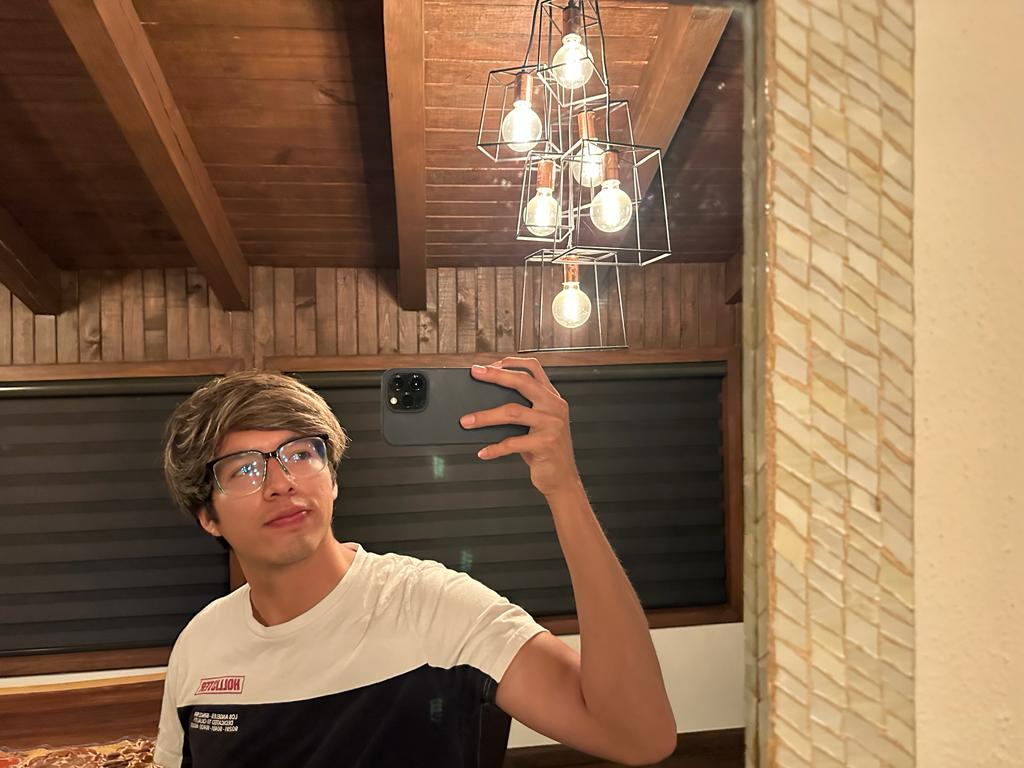
#> input picture suavizados/josh.jpg, 1024 x 768 px
$ python suavizador.py
#> lines starting #> are read from the running program, lines starting #| are printed output that depends on the picture
import cv2

import numpy as np
img = cv2.imread("josh.jpg")
#> img is the input picture: shape (768, 1024, 3); mean B, G, R 80.8, 108.4, 139.7
kernel = np.ones((3,3), np.float32)/9

im1 = cv2.filter2D(img, -1, kernel)
im2 = cv2.blur(img,(11,11))
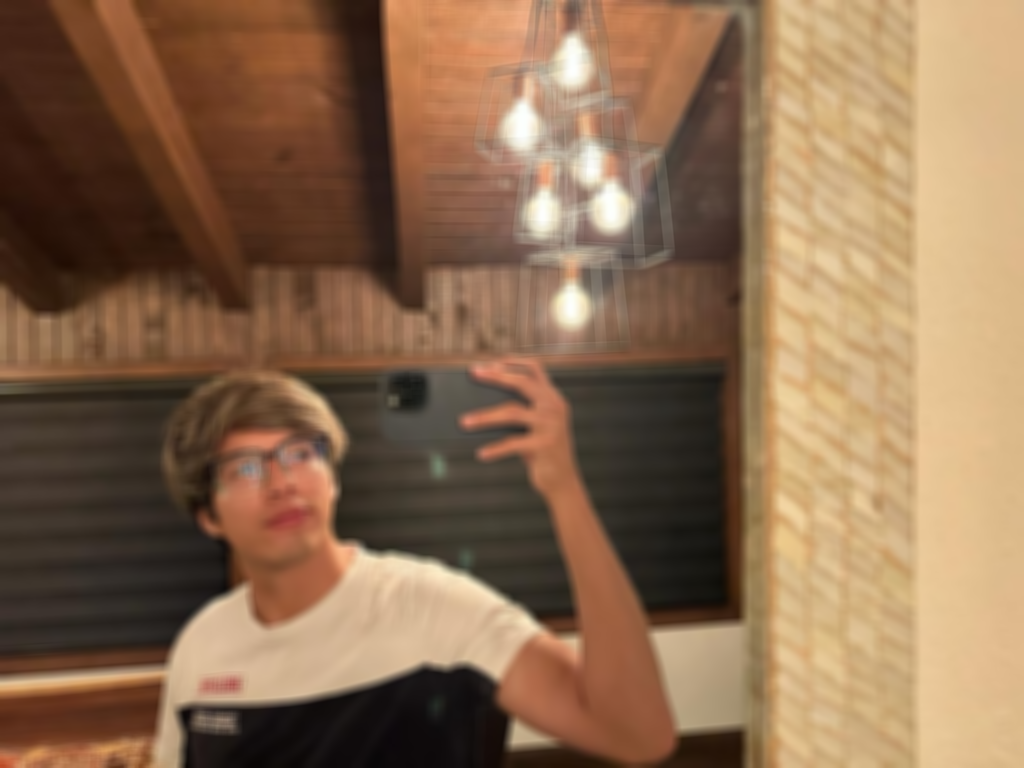
#> im2: shape (768, 1024, 3); mean B, G, R 80.8, 108.4, 139.7
im3 = cv2.boxFilter(img,-1,(3,3), normalize=False)
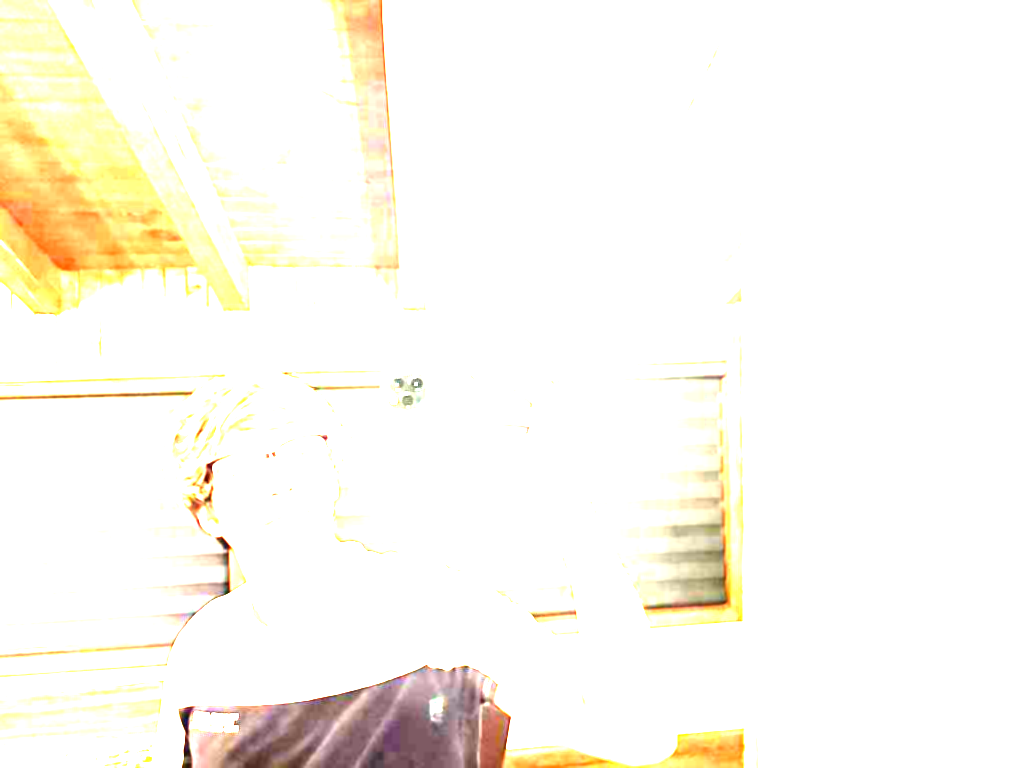
#> im3: shape (768, 1024, 3); mean B, G, R 240.4, 248.8, 251.9
im4 = cv2.GaussianBlur(img,(11,11),0.50)
im5 = cv2.medianBlur(img, 11)
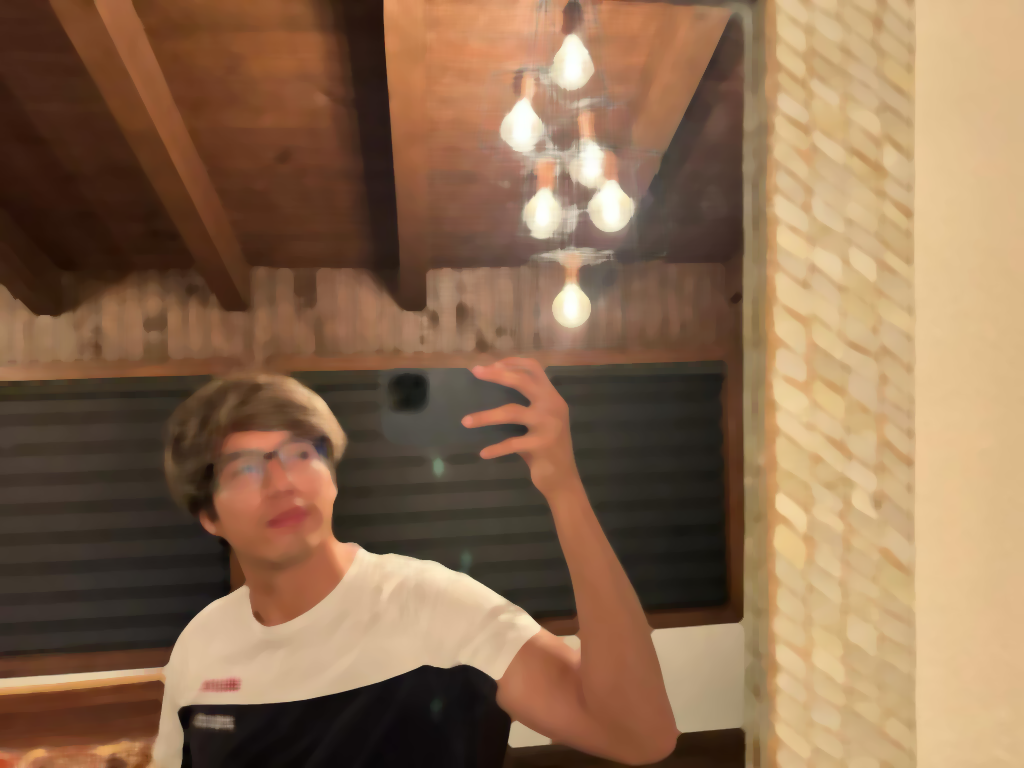
#> im5: shape (768, 1024, 3); mean B, G, R 80.8, 108.5, 140.1
im6 = cv2.bilateralFilter(img, 11, 50, 50)
im7 = img.copy()
im7[30:600, 30:600] = cv2.medianBlur(im7[30:600, 30:600],3)

cv2.imshow("filter2D.jpg", im1)
cv2.imshow("blur.jpg", im2)
cv2.imshow("boxFilter.jpg", im3)
cv2.imshow("GaussianBlur.jpg", im4)
cv2.imshow("medianBlur.jpg", im5)
cv2.imshow("bilateralFilter.jpg", im6)
cv2.imshow("Original", im7[0:700, 30:1600])
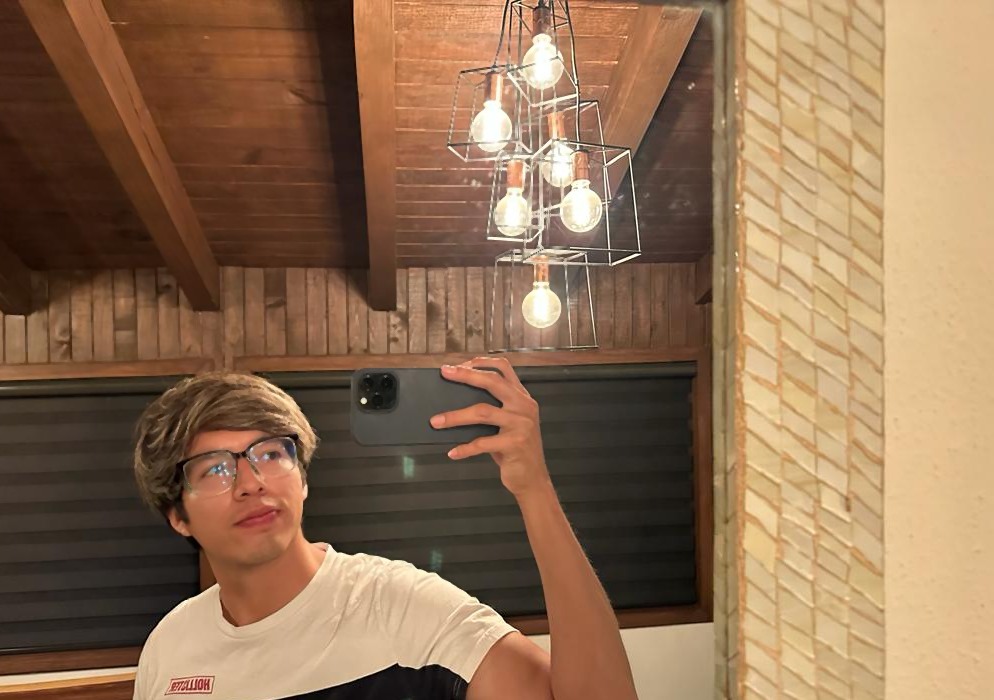
#> window 'Original': shape (700, 994, 3); mean B, G, R 83.7, 112.1, 144

cv2.imwrite("filter2D.jpg", im1)
cv2.imwrite("blur.jpg", im2)
cv2.imwrite("boxFilter.jpg", im3)
cv2.imwrite("GaussianBlur.jpg", im4)
cv2.imwrite("medianBlur.jpg", im5)
cv2.imwrite("bilateralFilter.jpg", im6)
cv2.imwrite("Original.jpg", im7[30:600, 30:600])
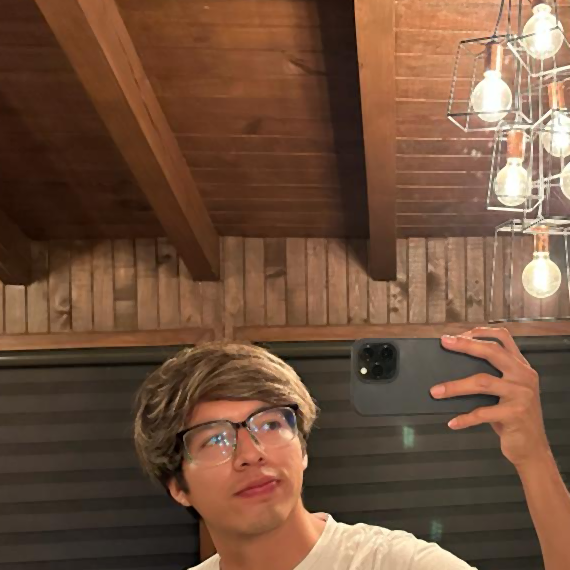
#> saved as Original.jpg: shape (570, 570, 3); mean B, G, R 60.3, 81.2, 113.5

cv2.waitKey(0)
cv2.destroyAllWindows()
